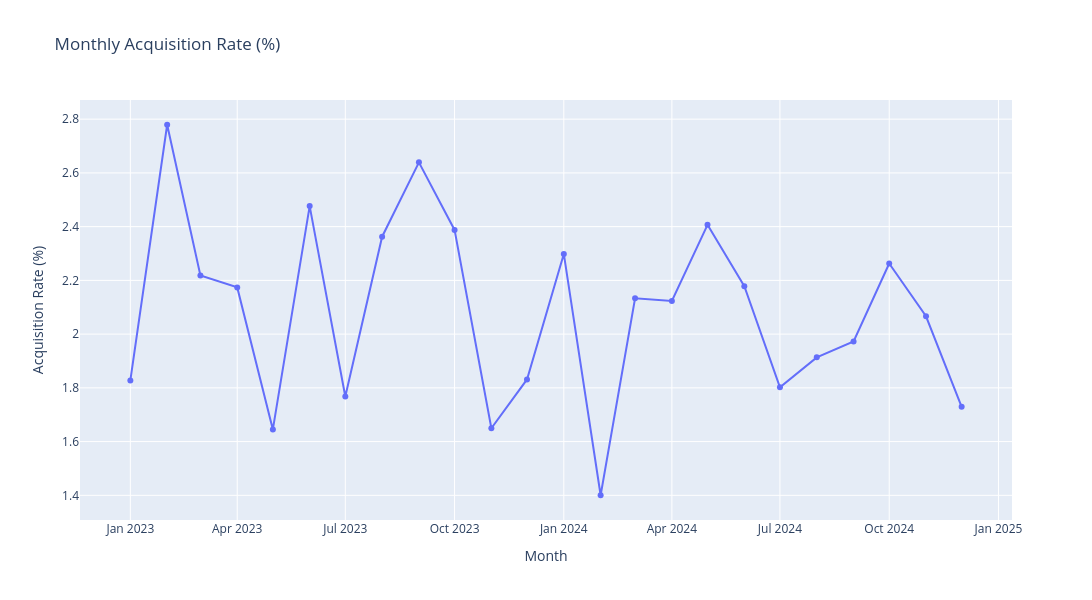

Notebook cell for this chart:
### Code cell
fig = px.line(
    summary_df,
    x='year_month',
    y='acquisition_rate',
    markers=True,
    title='Monthly Acquisition Rate (%)'
)

fig.update_layout(
    width=1500,
    height=600,
    xaxis_title='Month',
    yaxis_title='Acquisition Rate (%)'
)

fig.show()

### Figure 1 — Plotly figure (JSON) as saved in the notebook; plotly's stock layout.template omitted (floating-point values rounded to 4 significant figures)
{"data": [{"hovertemplate": "year_month=%{x}<br>acquisition_rate=%{y}<extra></extra>", "legendgroup": "", "line": {"color": "#636efa", "dash": "solid"}, "marker": {"symbol": "circle"}, "mode": "lines+markers", "name": "", "orientation": "v", "showlegend": false, "type": "scatter", "x": ["2023-01", "2023-02", "2023-03", "2023-04", "2023-05", "2023-06", "2023-07", "2023-08", "2023-09", "2023-10", "2023-11", "2023-12", "2024-01", "2024-02", "2024-03", "2024-04", "2024-05", "2024-06", "2024-07", "2024-08", "2024-09", "2024-10", "2024-11", "2024-12"], "xaxis": "x", "y": [1.828, 2.779, 2.218, 2.174, 1.645, 2.476, 1.768, 2.363, 2.639, 2.388, 1.65, 1.831, 2.298, 1.4, 2.134, 2.124, 2.407, 2.178, 1.802, 1.913, 1.972, 2.263, 2.066, 1.73], "yaxis": "y"}], "layout": {"height": 600, "legend": {"tracegroupgap": 0}, "title": {"text": "Monthly Acquisition Rate (%)"}, "width": 1500, "xaxis": {"anchor": "y", "domain": [0, 1], "title": {"text": "Month"}}, "yaxis": {"anchor": "x", "domain": [0, 1], "title": {"text": "Acquisition Rate (%)"}}}}
